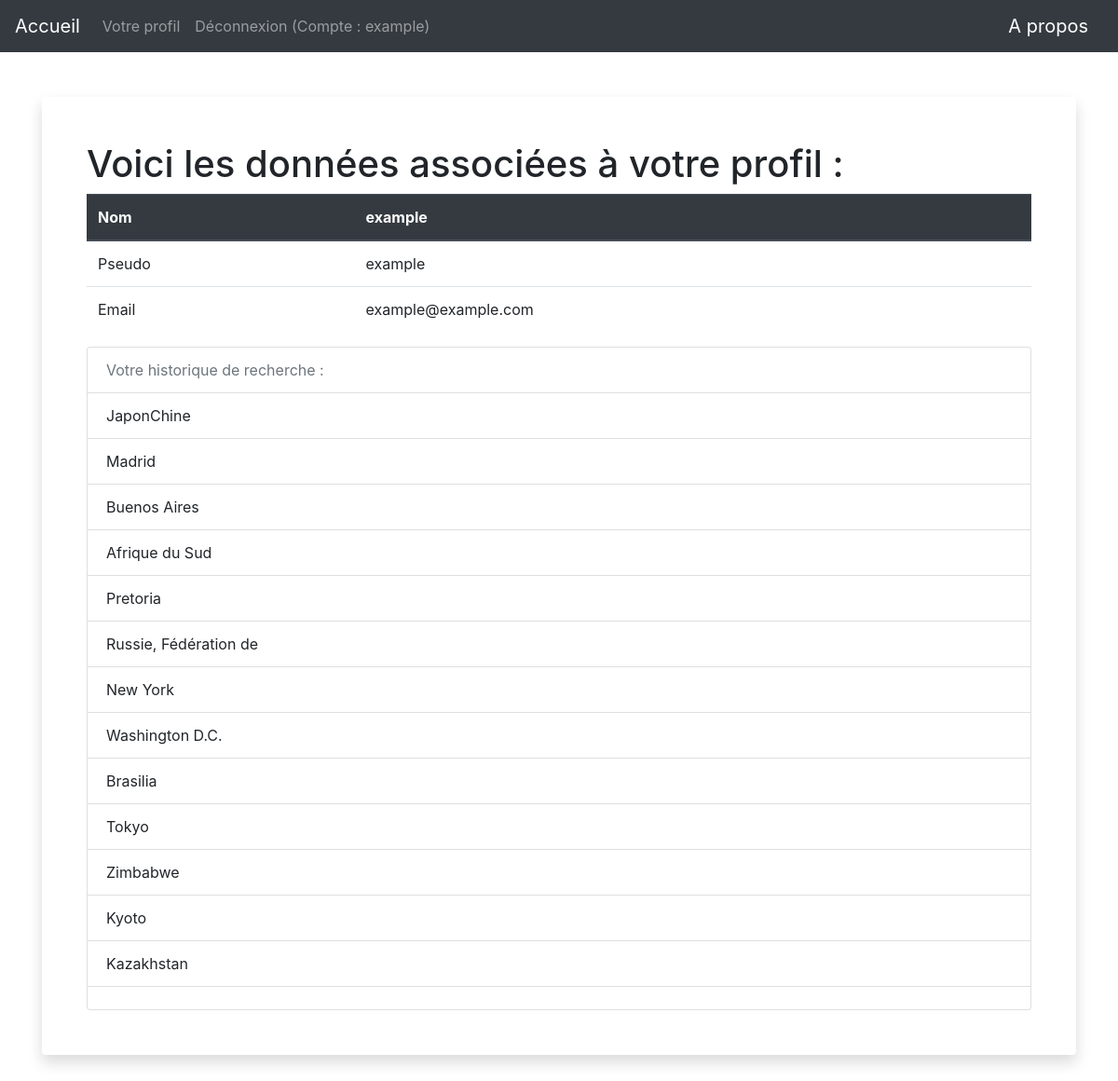
Page /profil (signed in) on the committed database.
### app/modeles/utilisateurs.py (models this page shows, shortened)
class User(UserMixin, users.Model):
    user_id = users.Column(users.Integer, unique=True, nullable=False, primary_key=True, autoincrement=True)
    user_nom = users.Column(users.Text, nullable=False)
    user_login = users.Column(users.String(45), nullable=False, unique=True)
    user_email = users.Column(users.Text, nullable=False)
    user_password = users.Column(users.String(100), nullable=False)
    user_historique = users.Column(users.String(1000))

### app/routes.py (the view)
@app.route("/profil")
@login_required
def profil():
    histo = current_user.user_historique.split(";")
    print(histo)
    return render_template("profil.html", current_user=current_user, histo=histo)

### app/modeles/utilisateurs.py (called while the page is built)
@login.user_loader
def trouver_utilisateur_via_id(identifiant):
    return User.query.get(int(identifiant))

### app/templates/profil.html (shortened to what this page needs)
{% extends "base.html" %}
{% block body %}
<h1>Voici les données associées à votre profil :</h1>
<table class="table">
    <thead class="thead-dark">
      <tr>
        <th scope="col">Nom</th>
        <th scope="col">{{current_user.user_nom}}</th>
      </tr>
    </thead>
    <tbody>
        <tr>
            <td>Pseudo</td>
            <td>{{current_user.user_login}}</td>
        </tr>
        <tr>
            <td>Email</td>
            <td>{{current_user.user_email}}</td>
        </tr>
    </tbody>
  </table>
  <ul class="list-group">
    <li class="list-group-item disabled">Votre historique de recherche :</li>
    {% for element in histo %}
      <li class="list-group-item">{{element}}</li>
    {% endfor %}
  </ul>
{% endblock %}

### app/templates/base.html (shortened to what this page needs)
<!DOCTYPE html>
<html lang="fr">
    <head>
        {% include "css.html" %}
    </head>
    <nav class="navbar navbar-expand-md navbar-dark bg-dark justify-content-between">
        <a class="navbar-brand" href="{{ url_for('accueil') }}">Accueil</a>
        <ul class="navbar-nav mr-auto">
            {% if not current_user.is_authenticated %}
              <li class="nav-item">
                <a class="nav-link" href="{{url_for("inscription")}}">Inscription</a>
              </li>
              <li class="nav-item">
                <a class="nav-link" href="{{url_for("connexion")}}">Connexion</a>
              </li>
            {% else %}
            <li class="nav-item">
              <a class="nav-link" href="{{url_for("profil")}}">Votre profil</a>
            </li>
              <li class="nav-item">
                <a class="nav-link" href="{{url_for("deconnexion")}}">Déconnexion (Compte : {{current_user.user_nom}})</a>
              </li>
            {% endif %}
        </ul>
        <a class="navbar-brand" href="{{ url_for('a_propos') }}">A propos</a>
    </nav>
     <body class="body">
        <div class="container">
            <div class="card border-0 shadow my-5">
              <div class="card-body p-5">
                {% block body %}
                {% endblock %}
              </div>
            </div>
          </div>
    </body>
</html>

### app/templates/css.html
<link rel="stylesheet" href="{{ url_for('static', filename='css/bootstrap.css')}}">

### rows in the picture
User: user_nom "example", user_login "example", user_email "example@example.com"

### other values in the picture
{{ element }} "JaponChine" "Madrid" "Buenos Aires" "Afrique du Sud" "Pretoria" "Russie, Fédération de" "New York" "Washington D.C." "Brasilia" "Tokyo" "Zimbabwe" "Kyoto" "Kazakhstan"
